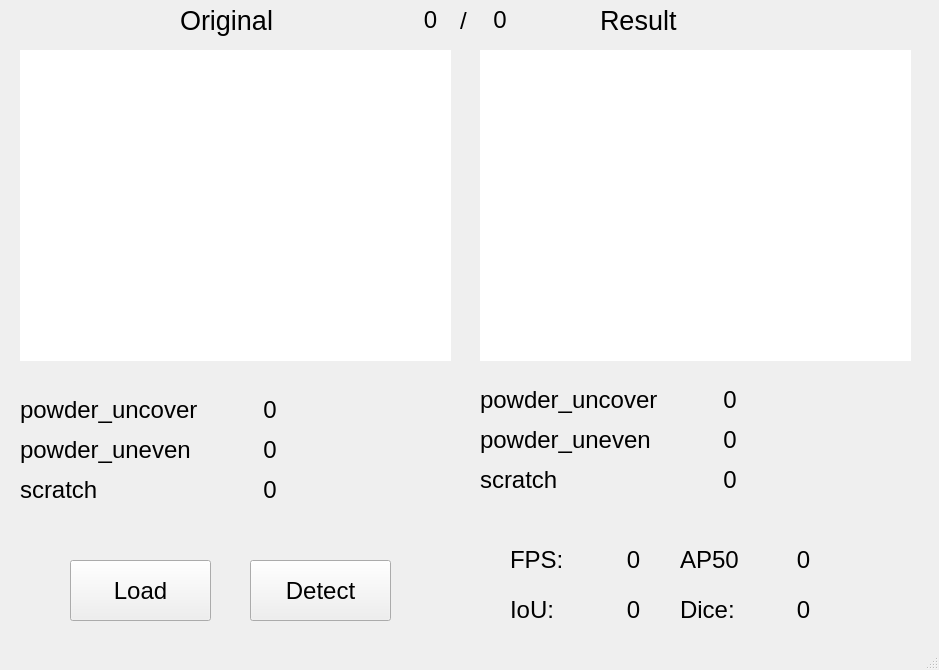
<?xml version="1.0" encoding="UTF-8"?>
<ui version="4.0">
 <class>MainWindow</class>
 <widget class="QMainWindow" name="MainWindow">
  <property name="geometry">
   <rect>
    <x>0</x>
    <y>0</y>
    <width>939</width>
    <height>670</height>
   </rect>
  </property>
  <property name="windowTitle">
   <string>MainWindow</string>
  </property>
  <widget class="QWidget" name="centralwidget">
   <widget class="QPushButton" name="load_btn">
    <property name="geometry">
     <rect>
      <x>70</x>
      <y>560</y>
      <width>141</width>
      <height>61</height>
     </rect>
    </property>
    <property name="font">
     <font>
      <pointsize>18</pointsize>
     </font>
    </property>
    <property name="text">
     <string>Load</string>
    </property>
   </widget>
   <widget class="QLabel" name="image_label">
    <property name="geometry">
     <rect>
      <x>20</x>
      <y>50</y>
      <width>431</width>
      <height>311</height>
     </rect>
    </property>
    <property name="styleSheet">
     <string notr="true">background-color: rgb(255, 255, 255);</string>
    </property>
    <property name="text">
     <string/>
    </property>
    <property name="scaledContents">
     <bool>true</bool>
    </property>
   </widget>
   <widget class="QLabel" name="result_label">
    <property name="geometry">
     <rect>
      <x>480</x>
      <y>50</y>
      <width>431</width>
      <height>311</height>
     </rect>
    </property>
    <property name="styleSheet">
     <string notr="true">background-color: rgb(255, 255, 255);</string>
    </property>
    <property name="text">
     <string/>
    </property>
    <property name="scaledContents">
     <bool>true</bool>
    </property>
   </widget>
   <widget class="QPushButton" name="detect_btn">
    <property name="geometry">
     <rect>
      <x>250</x>
      <y>560</y>
      <width>141</width>
      <height>61</height>
     </rect>
    </property>
    <property name="font">
     <font>
      <pointsize>18</pointsize>
     </font>
    </property>
    <property name="text">
     <string>Detect</string>
    </property>
   </widget>
   <widget class="QLabel" name="current_frame_label">
    <property name="geometry">
     <rect>
      <x>410</x>
      <y>10</y>
      <width>41</width>
      <height>20</height>
     </rect>
    </property>
    <property name="font">
     <font>
      <pointsize>18</pointsize>
     </font>
    </property>
    <property name="text">
     <string>0</string>
    </property>
    <property name="alignment">
     <set>Qt::AlignCenter</set>
    </property>
   </widget>
   <widget class="QLabel" name="label">
    <property name="geometry">
     <rect>
      <x>460</x>
      <y>0</y>
      <width>20</width>
      <height>41</height>
     </rect>
    </property>
    <property name="font">
     <font>
      <pointsize>18</pointsize>
     </font>
    </property>
    <property name="text">
     <string>/</string>
    </property>
   </widget>
   <widget class="QLabel" name="total_frame_label">
    <property name="geometry">
     <rect>
      <x>480</x>
      <y>10</y>
      <width>40</width>
      <height>20</height>
     </rect>
    </property>
    <property name="font">
     <font>
      <pointsize>18</pointsize>
     </font>
    </property>
    <property name="text">
     <string>0</string>
    </property>
    <property name="alignment">
     <set>Qt::AlignCenter</set>
    </property>
   </widget>
   <widget class="QLabel" name="label_2">
    <property name="geometry">
     <rect>
      <x>510</x>
      <y>540</y>
      <width>67</width>
      <height>40</height>
     </rect>
    </property>
    <property name="font">
     <font>
      <pointsize>18</pointsize>
     </font>
    </property>
    <property name="text">
     <string>FPS:</string>
    </property>
   </widget>
   <widget class="QLabel" name="fps_label">
    <property name="geometry">
     <rect>
      <x>600</x>
      <y>540</y>
      <width>67</width>
      <height>40</height>
     </rect>
    </property>
    <property name="font">
     <font>
      <pointsize>18</pointsize>
     </font>
    </property>
    <property name="text">
     <string>0</string>
    </property>
    <property name="alignment">
     <set>Qt::AlignCenter</set>
    </property>
   </widget>
   <widget class="QLabel" name="label_3">
    <property name="geometry">
     <rect>
      <x>180</x>
      <y>0</y>
      <width>101</width>
      <height>41</height>
     </rect>
    </property>
    <property name="font">
     <font>
      <pointsize>20</pointsize>
     </font>
    </property>
    <property name="text">
     <string>Original</string>
    </property>
   </widget>
   <widget class="QLabel" name="uncover_num_label">
    <property name="geometry">
     <rect>
      <x>700</x>
      <y>380</y>
      <width>60</width>
      <height>40</height>
     </rect>
    </property>
    <property name="font">
     <font>
      <pointsize>18</pointsize>
     </font>
    </property>
    <property name="text">
     <string>0</string>
    </property>
    <property name="alignment">
     <set>Qt::AlignCenter</set>
    </property>
   </widget>
   <widget class="QLabel" name="label_5">
    <property name="geometry">
     <rect>
      <x>480</x>
      <y>380</y>
      <width>190</width>
      <height>40</height>
     </rect>
    </property>
    <property name="font">
     <font>
      <pointsize>18</pointsize>
     </font>
    </property>
    <property name="text">
     <string>powder_uncover</string>
    </property>
   </widget>
   <widget class="QLabel" name="uneven_num_label">
    <property name="geometry">
     <rect>
      <x>700</x>
      <y>420</y>
      <width>60</width>
      <height>40</height>
     </rect>
    </property>
    <property name="font">
     <font>
      <pointsize>18</pointsize>
     </font>
    </property>
    <property name="text">
     <string>0</string>
    </property>
    <property name="alignment">
     <set>Qt::AlignCenter</set>
    </property>
   </widget>
   <widget class="QLabel" name="label_7">
    <property name="geometry">
     <rect>
      <x>480</x>
      <y>420</y>
      <width>190</width>
      <height>40</height>
     </rect>
    </property>
    <property name="font">
     <font>
      <pointsize>18</pointsize>
     </font>
    </property>
    <property name="text">
     <string>powder_uneven</string>
    </property>
   </widget>
   <widget class="QLabel" name="scratch_num_label">
    <property name="geometry">
     <rect>
      <x>700</x>
      <y>460</y>
      <width>60</width>
      <height>40</height>
     </rect>
    </property>
    <property name="font">
     <font>
      <pointsize>18</pointsize>
     </font>
    </property>
    <property name="text">
     <string>0</string>
    </property>
    <property name="alignment">
     <set>Qt::AlignCenter</set>
    </property>
   </widget>
   <widget class="QLabel" name="label_9">
    <property name="geometry">
     <rect>
      <x>480</x>
      <y>460</y>
      <width>190</width>
      <height>40</height>
     </rect>
    </property>
    <property name="font">
     <font>
      <pointsize>18</pointsize>
     </font>
    </property>
    <property name="text">
     <string>scratch</string>
    </property>
   </widget>
   <widget class="QLabel" name="label_11">
    <property name="geometry">
     <rect>
      <x>510</x>
      <y>590</y>
      <width>67</width>
      <height>40</height>
     </rect>
    </property>
    <property name="font">
     <font>
      <pointsize>18</pointsize>
     </font>
    </property>
    <property name="text">
     <string>IoU:</string>
    </property>
   </widget>
   <widget class="QLabel" name="iou_label">
    <property name="geometry">
     <rect>
      <x>600</x>
      <y>590</y>
      <width>67</width>
      <height>40</height>
     </rect>
    </property>
    <property name="font">
     <font>
      <pointsize>18</pointsize>
     </font>
    </property>
    <property name="text">
     <string>0</string>
    </property>
    <property name="alignment">
     <set>Qt::AlignCenter</set>
    </property>
   </widget>
   <widget class="QLabel" name="label_12">
    <property name="geometry">
     <rect>
      <x>600</x>
      <y>0</y>
      <width>101</width>
      <height>41</height>
     </rect>
    </property>
    <property name="font">
     <font>
      <pointsize>20</pointsize>
     </font>
    </property>
    <property name="text">
     <string>Result</string>
    </property>
   </widget>
   <widget class="QLabel" name="label_8">
    <property name="geometry">
     <rect>
      <x>20</x>
      <y>430</y>
      <width>190</width>
      <height>40</height>
     </rect>
    </property>
    <property name="font">
     <font>
      <pointsize>18</pointsize>
     </font>
    </property>
    <property name="text">
     <string>powder_uneven</string>
    </property>
   </widget>
   <widget class="QLabel" name="scratch_num_label_2">
    <property name="geometry">
     <rect>
      <x>240</x>
      <y>470</y>
      <width>60</width>
      <height>40</height>
     </rect>
    </property>
    <property name="font">
     <font>
      <pointsize>18</pointsize>
     </font>
    </property>
    <property name="text">
     <string>0</string>
    </property>
    <property name="alignment">
     <set>Qt::AlignCenter</set>
    </property>
   </widget>
   <widget class="QLabel" name="label_10">
    <property name="geometry">
     <rect>
      <x>20</x>
      <y>470</y>
      <width>190</width>
      <height>40</height>
     </rect>
    </property>
    <property name="font">
     <font>
      <pointsize>18</pointsize>
     </font>
    </property>
    <property name="text">
     <string>scratch</string>
    </property>
   </widget>
   <widget class="QLabel" name="uncover_num_label_2">
    <property name="geometry">
     <rect>
      <x>240</x>
      <y>390</y>
      <width>60</width>
      <height>40</height>
     </rect>
    </property>
    <property name="font">
     <font>
      <pointsize>18</pointsize>
     </font>
    </property>
    <property name="text">
     <string>0</string>
    </property>
    <property name="alignment">
     <set>Qt::AlignCenter</set>
    </property>
   </widget>
   <widget class="QLabel" name="uneven_num_label_2">
    <property name="geometry">
     <rect>
      <x>240</x>
      <y>430</y>
      <width>60</width>
      <height>40</height>
     </rect>
    </property>
    <property name="font">
     <font>
      <pointsize>18</pointsize>
     </font>
    </property>
    <property name="text">
     <string>0</string>
    </property>
    <property name="alignment">
     <set>Qt::AlignCenter</set>
    </property>
   </widget>
   <widget class="QLabel" name="label_6">
    <property name="geometry">
     <rect>
      <x>20</x>
      <y>390</y>
      <width>190</width>
      <height>40</height>
     </rect>
    </property>
    <property name="font">
     <font>
      <pointsize>18</pointsize>
     </font>
    </property>
    <property name="text">
     <string>powder_uncover</string>
    </property>
   </widget>
   <widget class="QLabel" name="dice_label">
    <property name="geometry">
     <rect>
      <x>770</x>
      <y>590</y>
      <width>67</width>
      <height>40</height>
     </rect>
    </property>
    <property name="font">
     <font>
      <pointsize>18</pointsize>
     </font>
    </property>
    <property name="text">
     <string>0</string>
    </property>
    <property name="alignment">
     <set>Qt::AlignCenter</set>
    </property>
   </widget>
   <widget class="QLabel" name="label_13">
    <property name="geometry">
     <rect>
      <x>680</x>
      <y>590</y>
      <width>67</width>
      <height>40</height>
     </rect>
    </property>
    <property name="font">
     <font>
      <pointsize>18</pointsize>
     </font>
    </property>
    <property name="text">
     <string>Dice:</string>
    </property>
   </widget>
   <widget class="QLabel" name="ap_label">
    <property name="geometry">
     <rect>
      <x>770</x>
      <y>540</y>
      <width>67</width>
      <height>40</height>
     </rect>
    </property>
    <property name="font">
     <font>
      <pointsize>18</pointsize>
     </font>
    </property>
    <property name="text">
     <string>0</string>
    </property>
    <property name="alignment">
     <set>Qt::AlignCenter</set>
    </property>
   </widget>
   <widget class="QLabel" name="label_14">
    <property name="geometry">
     <rect>
      <x>680</x>
      <y>540</y>
      <width>67</width>
      <height>40</height>
     </rect>
    </property>
    <property name="font">
     <font>
      <pointsize>18</pointsize>
     </font>
    </property>
    <property name="text">
     <string>AP50</string>
    </property>
   </widget>
  </widget>
  <widget class="QMenuBar" name="menubar">
   <property name="geometry">
    <rect>
     <x>0</x>
     <y>0</y>
     <width>939</width>
     <height>22</height>
    </rect>
   </property>
  </widget>
  <widget class="QStatusBar" name="statusbar"/>
 </widget>
 <resources/>
 <connections/>
</ui>
